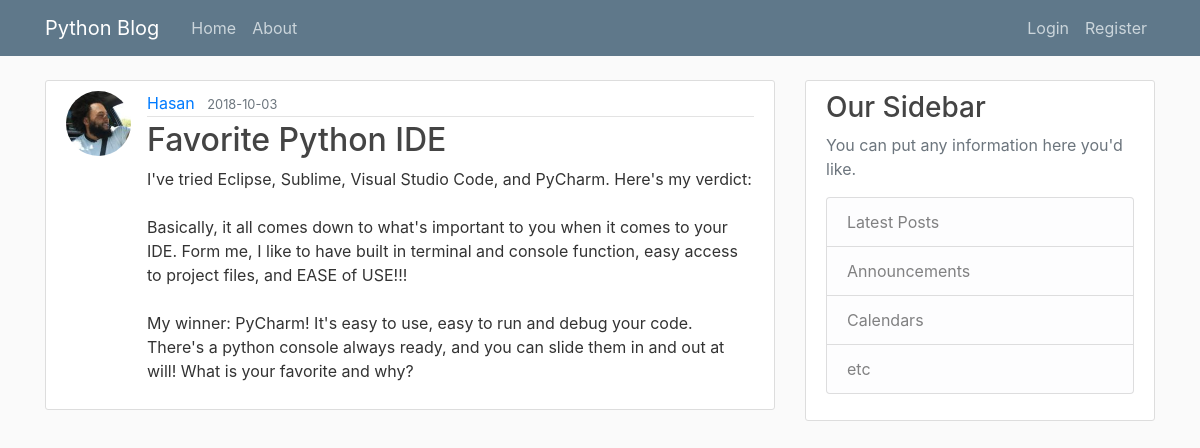
Screenshot of /post/2 with the database file from the repository.
### pyblog/models.py (models this page shows, shortened)
class User(db.Model, UserMixin):
    id = db.Column(db.Integer, primary_key=True)
    username = db.Column(db.String(20), unique=True, nullable=False)
    email = db.Column(db.String(120), unique=True, nullable=False)
    image_file = db.Column(db.String(20), nullable=False, default='default.jpg')
    password = db.Column(db.String(60), nullable=False)
    posts = db.relationship('Post', backref='author', lazy=True)

class Post(db.Model):
    id = db.Column(db.Integer, primary_key=True)
    title = db.Column(db.String(100), nullable=False)
    date_posted = db.Column(db.DateTime, nullable=False, default=datetime.utcnow)
    content = db.Column(db.Text, nullable=False)
    user_id = db.Column(db.Integer, db.ForeignKey('user.id'), nullable=False)

### pyblog/routes.py (the view)
@app.route("/post/<int:post_id>")
def post(post_id):
    post = Post.query.get_or_404(post_id)
    return render_template('post.html', title=post.title, post=post)

### pyblog/templates/post.html (shortened to what this page needs)
{% extends "layout.html" %}
{% block content %}
    <article class="media content-section">
      <img class="rounded-circle article-img" src="{{ url_for('static', filename='profile_pics/' + post.author.image_file) }}">
      <div class="media-body">
        <div class="article-metadata">
          <a class="mr-2" href="{{ url_for('user_posts', username=post.author.username) }}">{{ post.author.username }}</a>
          <small class="text-muted">{{ post.date_posted.strftime('%Y-%m-%d') }}</small>
        </div>
        <h2 class="article-title" href="{{ url_for('post', post_id=post.id) }}">{{ post.title }}</h2>
        <p class="article-content">{{ post.content }}</p>
      </div>
    </article>
{% endblock content %}

### pyblog/static/main.css (style rules this page uses)
body { background: #fafafa; color: #333333; margin-top: 5rem; }
h1, h2, h3, h4, h5, h6 { color: #444444; }
.content-section { background: #ffffff; padding: 10px 20px; border: 1px solid #dddddd; border-radius: 3px; margin-bottom: 20px; }
.article-title { color: #444444; }
.article-content { white-space: pre-line; }
.article-img { height: 65px; width: 65px; margin-right: 16px; }
.article-metadata { padding-bottom: 1px; margin-bottom: 4px; border-bottom: 1px solid #e3e3e3 }

### rows the page displays
User: image_file (picture), author.username "Hasan"
Post: date_posted "2018-10-03", title "Favorite Python IDE", content "I've tried Eclipse, Sublime, Visual Studio Code, and PyCharm. Here's my verdict: Basically, it all comes down to what's important to you when it comes to your IDE. Form me, I like to have built in terminal and console function, easy access to project files, and EASE of USE!!! My winner: PyCharm! It's easy to use, easy to run and debug your code. There's a python console always ready, and you can slide them in and out at will! What is your favorite and why?"
